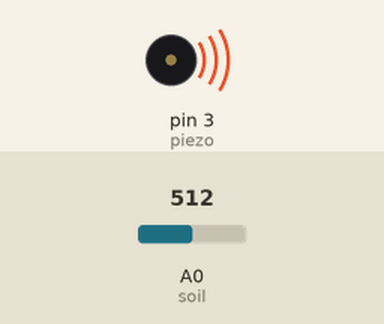
Simulated run of this sketch. Board: Arduino Uno, built with avr-gcc and run on an emulated ATmega328P. Parts: buzzer (waves = sounding). Inputs (shaded band) come from the test bench; at power-on: A0 (soil) = 512. What the sketch prints to the serial monitor is not drawn.

Above: at 0.1 s.
Timing chart, 0 to 1.6 s (numbered marks = the images above):
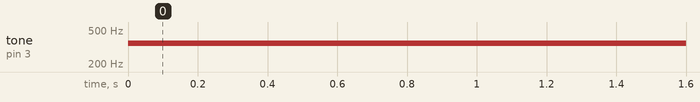

Measured:
- by itself, tone on pin 3 (piezo): silent → 349 Hz at 0.00 s

The sketch:

arduino_3.ino
```cpp
/*
 제목    : 토양 수분센서로 수분량 측정하기
 내용   : 토양 수분센서로 토양에 있는 수분량을 측정하고, 일정 수분량 이하면 소리를 내도록 만들어 봅니다.
 */

// 토양 수분센서를 A0번 핀으로 선언하고 피에조부저는 디지털 3번 핀으로 선언합니다.
int soil = A0;
int piezo = 3;

// 음계 표준 주파수(4옥타브) : 도, 레, 미, 파, 솔, 라, 시, 도
// 음계표를 참고하여 원하는 음계로 설정해도 됩니다.
int tones[] = {261, 294, 330, 349, 392, 440, 494, 523};

// 실행시 가장 먼저 호출되는 함수이며, 최초 1회만 실행됩니다.
// 변수를 선언하거나 초기화를 위한 코드를 포함합니다.
void setup() {
  // 토양 수분센서의 동작 상태를 확인하기 위하여 시리얼 통신을 설정합니다. (전송속도 9600bps)
  Serial.begin(9600);
  // 피에조 부저가 연결된 핀을 OUTPUT으로 설정합니다.
  pinMode(piezo, OUTPUT);
}

// setup() 함수가 호출된 이후, loop() 함수가 호출되며,
// 블록 안의 코드를 무한히 반복 실행됩니다.
void loop() {
  // 토양 수분센서로부터 측정된 값을 읽습니다.
  int value = analogRead(soil);
  // 토양 수분센서로부터 측정된 값를 시리얼 모니터에 출력합니다.
  Serial.print("read sensor value : ");
  Serial.println(value);

  // 토양 수분센서로부터 측정된 값 (0~1023)을, 음계 배열 변수 값 (0~7) 범위로 변환합니다.
  int ton = map(value, 0, 1023, 0, 7);

  // 변환된 음계의 주파수를 시리얼 모니터에 출력합니다.
  Serial.print("output ton ");
  Serial.println(tones[ton]);
  Serial.print("Hz");

  tone(piezo, tones[ton]);

  // 1초 동안 대기합니다.
  delay(1000);
}
```
